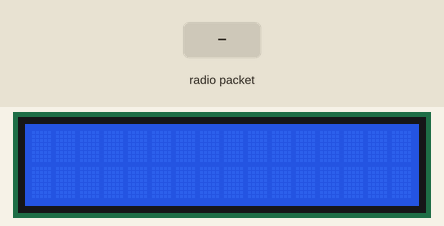
A sketch run on a simulated Arduino Uno, built with avr-gcc and run on an emulated ATmega328P. Shown: 16×2 character LCD. The test bench sets the inputs (shaded band). No radio packets arrive unless stated; what the sketch prints to the serial monitor is not drawn.

Above: at 1.2 s.
1.3 s: radio packet "1" arrives
At 2.2 s:
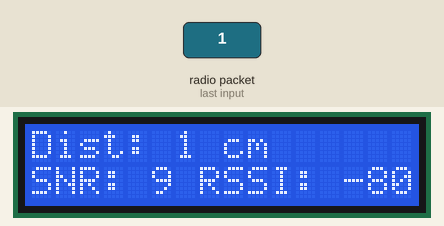
2.8 s: radio packet "0" arrives
At 3.3 s:
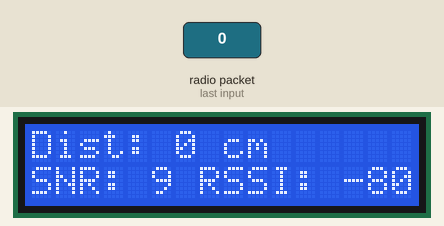
4.3 s: radio packet "2" arrives
At 5.7 s:
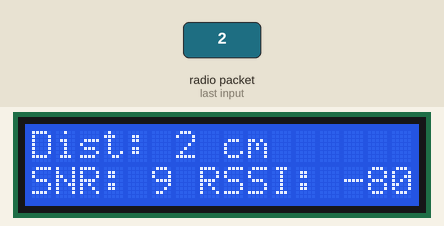
Timing chart, 0 to 7.3 s (numbered marks = the images above; inputs shaded):
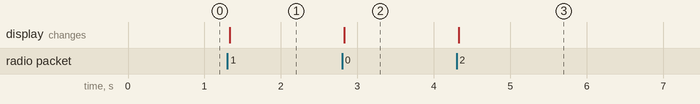

The sketch:

wazidev_receiver.ino
```cpp
#include <SPI.h>
#include <LoRa.h>
#include <Wire.h>
#include <LiquidCrystal_I2C.h>

// Initialize the LCD with I2C address 0x27 (adjust if necessary)
LiquidCrystal_I2C lcd(0x27, 16, 2);

#define SS_PIN 10 // You can choose any available digital pin for SS

void setup() {
  Serial.begin(38400);
  while (!Serial);

  // Initialize the LCD
  lcd.begin(16, 2); // specify the LCD's number of columns and rows
  lcd.backlight();

  // LoRa initialization
  SPI.begin();
  LoRa.setPins(SS_PIN, 19, 27); // SS, RST, DI0
  if (!LoRa.begin(868E6)) { // Make sure the frequency matches the transmitter
    Serial.println("Starting LoRa failed!");
    while (1);
  }
}

void loop() {
  // Try to parse packet
  int packetSize = LoRa.parsePacket();
  if (packetSize) {
    // Read the packet
    String distance = "";
    while (LoRa.available()) {
      distance += (char)LoRa.read();
    }

    // Get packet SNR and RSSI
    int packetSNR = LoRa.packetSnr();
    int packetRSSI = LoRa.packetRssi();

    // Print data to Serial
    Serial.print("Received: ");
    Serial.println(distance);
    Serial.print("Packet SNR: ");
    Serial.println(packetSNR);
    Serial.print("Packet RSSI: ");
    Serial.println(packetRSSI);

    // Display data on LCD
    lcd.clear();
    lcd.setCursor(0, 0);
    lcd.print("Dist: ");
    lcd.print(distance);
    lcd.print(" cm");

    lcd.setCursor(0, 1);
    lcd.print("SNR: ");
    lcd.print(packetSNR);
    lcd.print(" RSSI: ");
    lcd.print(packetRSSI);
  }
}
```

Measured:
- after the input at 1.3 s, the display: changes at once (image 1)
- after the input at 2.8 s, the display: changes at once (image 2)
- after the input at 4.3 s, the display: changes at once (image 3)
